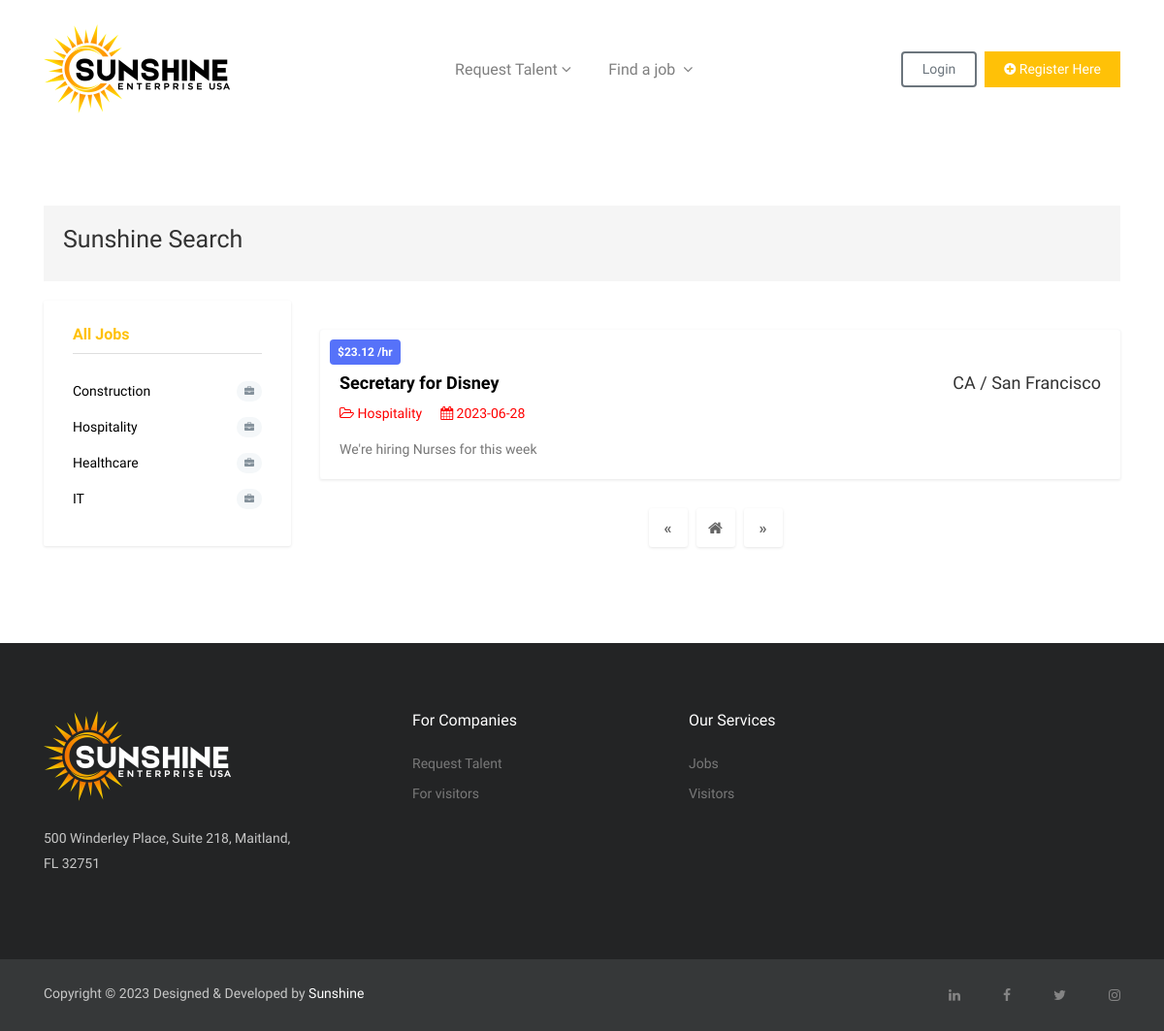
The app's page /industry/services-food with its own data.
### tables this page shows
CREATE TABLE `industries` (
  `IndustryId` int(3) NOT NULL,
  `Nameindustry` varchar(50) NOT NULL,
  `slug` varchar(100) NOT NULL,
  `disabled` tinyint(4) DEFAULT 0
);

CREATE TABLE `jobs` (
  `id` int(11) NOT NULL,
  `user_id` int(11) DEFAULT NULL,
  `industry_id` int(11) DEFAULT NULL,
  `job_name` varchar(100) NOT NULL,
  `description` text DEFAULT NULL,
  `content` text NOT NULL,
  `time` varchar(20) DEFAULT NULL,
  `state` varchar(20) DEFAULT NULL,
  `city` varchar(20) DEFAULT NULL,
  `zipcode` varchar(10) DEFAULT NULL,
  `salary` double DEFAULT NULL,
  `company_name` varchar(30) DEFAULT NULL,
  `positions` int(11) DEFAULT NULL,
  `date` date DEFAULT current_timestamp(),
  `status` tinyint(4) DEFAULT 0,
  `slug` varchar(100) NOT NULL
);

### app/core/functions.php (called while the page is built, shortened)
<?php
function query(string $query, array $data = []){
	$string = "mysql:hostname=".DBHOST.";dbname=". DBNAME;
    $con = new PDO($string, DBUSER, DBPASS);
    $statement = $con->prepare($query);
    $statement->execute($data);
    $result = $statement->fetchAll(PDO::FETCH_ASSOC);
    if(is_array($result) && !empty($result))
	{
		return $result;
	}
	return false;
}
    function get_pagination_vars(){
        $page_number = $_GET['page'] ?? 1;
        $page_number = empty($page_number) ? 1 : (int)$page_number;
        $page_number = $page_number < 1 ? 1 : $page_number;
        $current_link = $_GET['url'] ?? 'home';
        $current_link = ROUTE.'/'.$current_link;
        $query_string = "";
        if(!strstr($query_string, "page="))
        {
            $query_string .= "&page=".$page_number;
        }
        $query_string = trim($query_string,'&');
        $current_link .= '?'.$query_string;
        $current_link = preg_replace("/page=.*/", "page=".$page_number, $current_link);
        $next_link = preg_replace("/page=.*/", "page=".($page_number+1), $current_link);
        $first_link = preg_replace("/page=.*/", "page=1", $current_link);
        $prev_page_number = $page_number < 2 ? 1 : $page_number - 1;
        $prev_link = preg_replace("/page=.*/", "page=".$prev_page_number, $current_link);
        $result = ['current_link'=> $current_link,
        'next_link'=> $next_link,
        'prev_link'=> $prev_link,
        'first_link'=> $first_link,
        'page_number'=> $page_number
        ];
        return $result;
    }
?>

### app/pages/industry.php (the view, shortened to what this page needs)
<?php
include '../app/pages/includes/header_general.php';
?>
<section class="section-sm">
	<div class="container">
		<div class="row">
			<div class="col-md-12">
				<div class="search-result bg-gray">
					<h2>Sunshine Search</h2>
				</div>
			</div>
		</div>
		<div class="row">
			<div class="col-lg-3 col-md-4">
				<div class="category-sidebar">
					<div class="widget category-list">
	<h4 class="widget-header"> <a href="<?=ROUTE?>/explore" class="text-warning">All Jobs</a></h4>
	<?php
				$query = "select * from industries";
				$rows = query($query);
				if($rows){
					foreach($rows as $row){
						?>
						<ul class="category-list">
							<li><a href="<?=ROUTE?>/industry/<?=$row['slug']?>"<?=$row['Nameindustry']?>><?=$row['Nameindustry']?><span><i class="fa fa-briefcase" aria-hidden="true"></i></span></a></li>
						</ul>
						<?php
					}
				}else{
				?>
				<div class="alert alert-danger" role="alert">We can't find more industries</div>
				<?php
				}
			?>
			</div>
				</div>
			</div>
			<div class="col-lg-9 col-md-8">
			<?php
				$limit = 3;
				$offset = ($PAGE['page_number']-1) * $limit;
				$industry_slug = $url[1] ?? null;
				if(!empty ($industry_slug)){
					$query = "select jobs.*,industries.Nameindustry from jobs join industries on jobs.industry_id = industries.IndustryId where jobs.industry_id in (select IndustryId from industries where slug = :industry_slug && disabled = 1) && jobs.status = 1 order by id desc limit $limit offset $offset";
					$rows = query($query,['industry_slug'=>$industry_slug]);
				}else{
					$rows = '';
				}
				if(!empty ($rows)){
					foreach($rows as $row){
						include '../app/pages/includes/posts.php';
					}
				}else{
					?>
					<div class="alert alert-danger" role="alert">We can't find jobs</div>
					<?php
				}
			?>
				<div class="pagination justify-content-center">
					<nav aria-label="Page navigation example">
						<ul class="pagination">
							<li class="page-item">
								<a class="page-link" href="<?=$PAGE['prev_link'] ?>" aria-label="Previous">
									<span aria-hidden="true">&laquo;</span>
								</a>
							</li>
							<li class="page-item"><a class="page-link" href="<?=$PAGE['first_link'] ?>"><i class="fa fa-home" aria-hidden="true"></i></a></li>
							<li class="page-item">
								<a class="page-link" href="<?=$PAGE['next_link'] ?>" aria-label="Next">
									<span aria-hidden="true">&raquo;</span>
								</a>
							</li>
						</ul>
					</nav>
				</div>
			</div>
		</div>
	</div>
</section>
<?php
include '../app/pages/includes/footer.php';
?>

### app/pages/includes/posts.php
<div class="product-grid-list">
	<div class="row mt-30">
		<div class="col-lg-12 col-md-12">
			<div class="product-item bg-light">
				<div class="card">
					<div class="thumb-content">
						<div class="my-4">
							<p><div class="price font-weight-bold rounded">$<?= $row['salary']?> /hr</div> </p>
						</div>
					</div>
						<div class="card-body">
							<div class="row">
								<div class='col'>
									<h4 class="card-title text-start"><a href="<?=ROUTE?>/job/<?=$row['slug']?>"><?=$row['job_name']?></a></h4>
								</div>
								<div class='col float-end'>
								<h4 class="text-right"><?= $row['state']?><?=' / '. $row['city']?></h4>
								</div>
							</div>
							<a href="<?=ROUTE?>/job/<?=$row['slug']?>">
								<ul class="list-inline product-meta">
									<li class="list-inline-item">
										<i class="fa fa-folder-open-o"></i> <?= $row['Nameindustry']?>
									</li>
									<li class="list-inline-item">
										<i class="fa fa-calendar"></i> <?= $row['date']?>
									</li>
								</ul>
							</a>
							<p class="card-text"><?= $row['description']?></p>
						</div>
					</div>
				</div>
			</div>
		</div>
	</div>

### public_html/assets/css/styles_sunshine.css (style rules this page uses)
body { line-height: 1.5; font-family: "Muli", sans-serif; }
p, li, input, select, button { font-family: "Muli", sans-serif; color: #666; font-size: 14px; font-weight: 400; }
h1, h2, h3, h4, h5, h6 { font-family: "Muli", sans-serif; font-weight: 600; color: #333; }
p { color: #666; }
h2 { font-size: 25px; }
h4 { font-size: 18px; }
p { color: #888; }
ul.pagination li { margin-right: 10px; }
ul.pagination li a { border-radius: 3px !important; font-size: 16px; padding: 0; height: 50px; width: 50px; line-height: 50px; text-align: center; border-color: transparent; box-shadow: 0px 1px 3px 0px rgba(0, 0, 0, 0.1); color: #666; }
ol, ul { margin: 0; padding: 0; list-style: none; }
a { transition: all 0.3s ease-in 0s; color: #000; }
.section-sm { padding: 70px 0; }
.mt-30 { margin-top: 30px; }
ul.pagination li a { font-weight: 600; border-radius: 3px !important; font-size: 16px; padding: 0; height: 40px; width: 40px; line-height: 40px; text-align: center; border-color: transparent; box-shadow: 0px 1px 3px 0px rgba(0, 0, 0, 0.1); color: #666; }
.bg-light { background: #fff; }
.bg-gray { background: #F5F5F5; }
.search-result { padding: 20px; margin-bottom: 20px; }
.product-item { box-shadow: 0px 1px 3px 0px rgba(0, 0, 0, 0.1); margin-bottom: 30px; }
.product-item .card { border: none; }
.product-item .card .card-body { padding: 20px; }
.product-item .card .card-body .card-title { font-size: 18px; margin-bottom: 5px; font-weight: 600; }
.product-item .card .card-body .card-text { color: #777; }
.product-item .thumb-content { position: relative; }
.product-item .thumb-content .price { position: absolute; top: 10px; left: 10px; background: #ffc107; color: #fff; display: inline-block; padding: 4px 8px; font-size: 12px; }
.product-item .product-meta { margin-bottom: 15px; }
.product-item .product-meta li { margin-right: 15px; }
.widget { background: #fff; box-shadow: 0px 1px 3px 0px rgba(0, 0, 0, 0.1); padding: 25px 30px 30px; margin-bottom: 30px; border-radius: 2px; }
.widget .widget-header { display: block; font-size: 16px; font-weight: 600; margin-bottom: 20px; padding-bottom: 10px; border-bottom: 1px solid #dedede; }
.widget.category-list ul li a { padding: 8px 0; display: block; transition: all linear 0.3s; }
.widget.category-list ul li a span { float: right; font-size: 10px; background: #F4F7F9; border-radius: 10px; padding: 3px 8px; color: #84919B; }

### records on screen
industries: Nameindustry "Construction"
industries: Nameindustry "Hospitality"
industries: Nameindustry "Healthcare"
industries: Nameindustry "IT"
jobs: salary "23.12", job_name "Secretary for Disney", state "CA", city "San Francisco", industry.Nameindustry "Hospitality", date "2023-06-28", description "We're hiring Nurses for this week"
